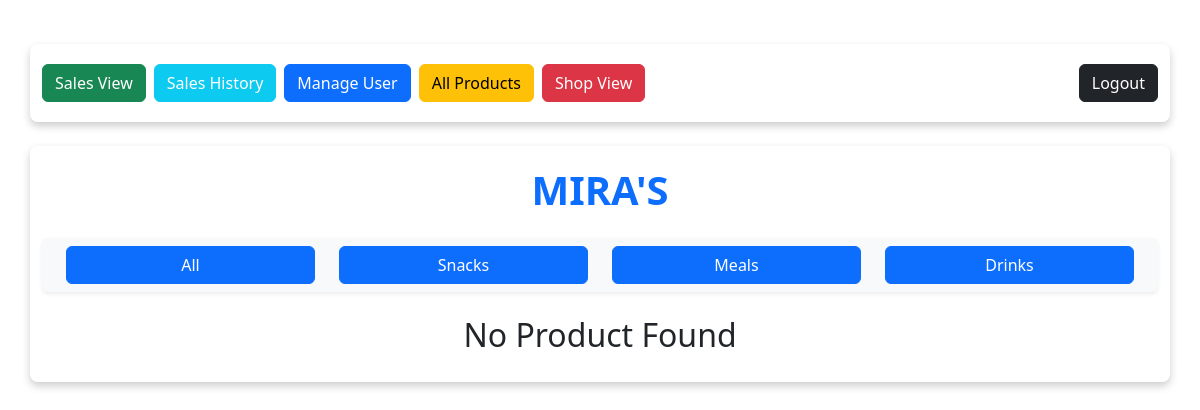
The page /Admin/shopview.php (signed in) on the database as committed earlier.
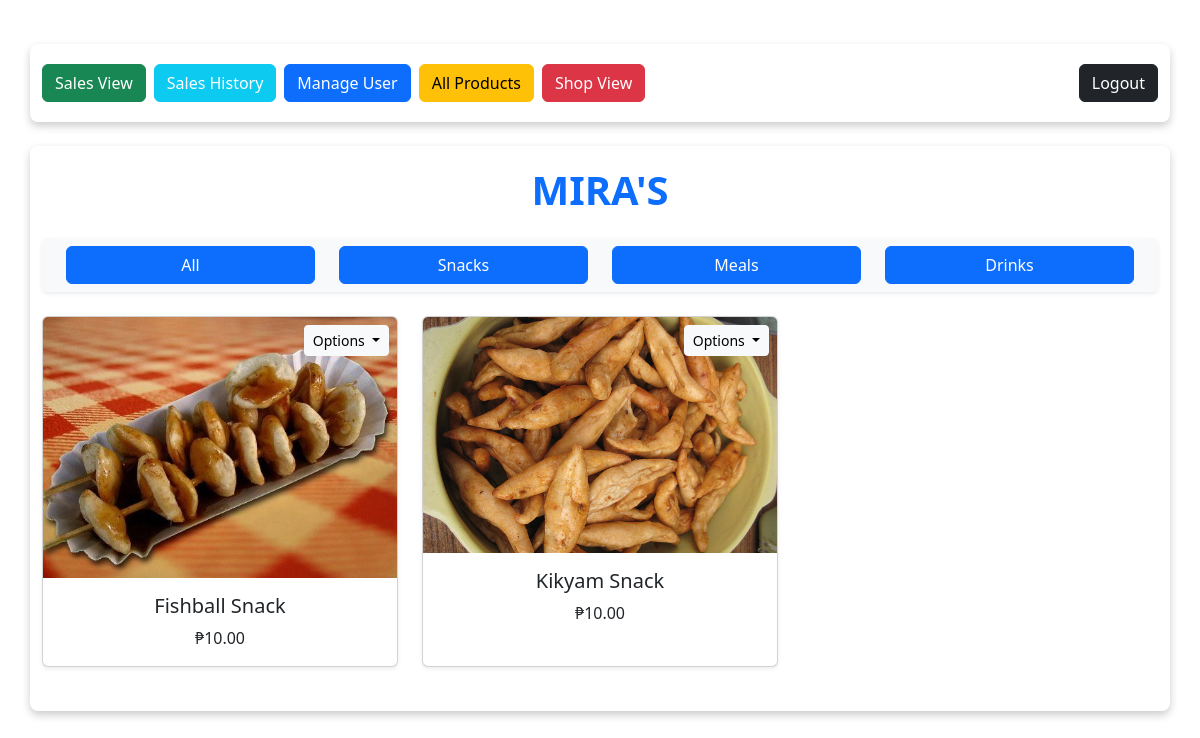
The same page on the database as committed later.
### tables this page shows
CREATE TABLE `products` (
  `product_id` int(11) NOT NULL,
  `product_name` varchar(100) NOT NULL,
  `product_price` varchar(50) NOT NULL,
  `product_status` varchar(50) NOT NULL,
  `product_image` varchar(300) NOT NULL
);

### Admin/shopview.php (the view, shortened to what this page needs)
<?php
include "adminsession.php";
$filter = "";
if ($filter) {
    $condition = "%" . $filter . "%";
    $fetch = $pdo->prepare("SELECT * FROM products WHERE product_name LIKE :condition AND product_status = 'Available'");
    $fetch->execute([':condition' => $condition]);
} else {
    $fetch = $pdo->prepare("SELECT * FROM products WHERE product_status = 'Available'");
    $fetch->execute();
}
$products = $fetch->fetchAll();
?>
<!DOCTYPE html>
<html lang="en">
<head>
    <link href="https://cdn.jsdelivr.net/npm/bootstrap@5.3.2/dist/css/bootstrap.min.css" rel="stylesheet">
</head>
<body>
<div class="container my-4 d-flex justify-content-between flex-wrap gap-2">
    <div class="d-flex flex-wrap gap-2">
        <a href="index.php" class="btn btn-success btn-custom">Sales View</a>
        <a href="history.php" class="btn btn-info text-white btn-custom">Sales History</a>
        <a href="manageuser.php" class="btn btn-primary btn-custom">Manage User</a>
        <a href="table.php" class="btn btn-warning btn-custom">All Products</a>
        <a href="shopview.php" class="btn btn-danger btn-custom">Shop View</a>
    </div>
    <div>
        <a href="../logout.php" class="btn btn-dark btn-custom">Logout</a>
    </div>
</div>
<div class="container my-4">
    <h1 class="text-center fw-bold text-primary mb-4">MIRA'S</h1>
    <form method="POST">
        <nav class="navbar navbar-expand-lg navbar-light bg-light rounded shadow-sm mb-4">
            <div class="container-fluid justify-content-center">
                <div class="row w-100">
                    <div class="col-3">
                        <button type="submit" name="All" class="btn btn-primary w-100">All</button>
                    </div>
                    <div class="col-3">
                        <button type="submit" name="Snacks" class="btn btn-primary w-100">Snacks</button>
                    </div>
                    <div class="col-3">
                        <button type="submit" name="Meals" class="btn btn-primary w-100">Meals</button>
                    </div>
                    <div class="col-3">
                        <button type="submit" name="Drinks" class="btn btn-primary w-100">Drinks</button>
                    </div>
                </div>
            </div>
        </nav>
    </form>
    <div class="row">
        <?php if ($fetch->rowCount() < 1): ?>
            <div class="col-12 text-center">
                <h2>No Product Found</h2>
            </div>
        <?php endif; ?>
        <?php foreach ($products as $product): ?>
            <div class="col-md-4 mb-4">
                <div class="card h-100 position-relative shadow-sm">
                    <div class="dropdown position-absolute top-0 end-0 m-2">
                        <button class="btn btn-light btn-sm dropdown-toggle" type="button" id="dropdownMenuButton<?= htmlspecialchars($product['product_id']) ?>" data-bs-toggle="dropdown" aria-expanded="false">
                            Options
                        </button>
                    </div>
                    <img src="../img/<?= htmlspecialchars($product['product_image']) ?>" class="card-img-top" alt="<?= htmlspecialchars($product['product_name']) ?>">
                    <div class="card-body text-center">
                        <h5 class="card-title"><?= htmlspecialchars($product['product_name']) ?></h5>
                        <p class="card-text">₱<?= number_format($product['product_price'], 2) ?></p>
                    </div>
                </div>
            </div>
        <?php endforeach; ?>
    </div>
</div>
</body>
</html>

Rows that differ between the two databases and show on the page:
now on this page (row edited): products: product_image (picture), product_name "Fishball Snack", product_price "10.00"
now on this page (row edited): products: product_image (picture), product_name "Kikyam Snack", product_price "10.00"
Other text that changed with them:
text no longer shown: "No Product Found"
